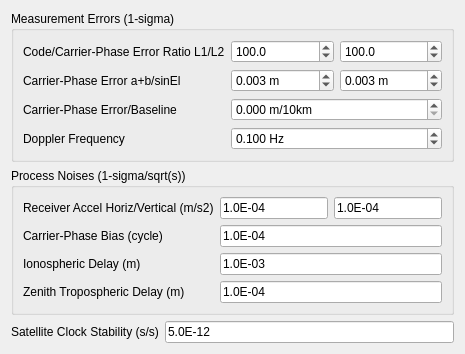
     <widget class="QWidget" name="TabSheet4">
      <property name="toolTip">
       <string/>
      </property>
      <attribute name="title">
       <string>S&amp;tatistics</string>
      </attribute>
      <layout class="QGridLayout" name="gridLayout_11">
       <item row="0" column="0" colspan="2">
        <widget class="QGroupBox" name="GroupBox3">
         <property name="toolTip">
          <string/>
         </property>
         <property name="title">
          <string>Measurement Errors (1-sigma)</string>
         </property>
         <layout class="QGridLayout" name="gridLayout_4">
          <item row="5" column="1" colspan="2">
           <widget class="QDoubleSpinBox" name="MeasErr4">
            <property name="suffix">
             <string> m/10km</string>
            </property>
            <property name="decimals">
             <number>3</number>
            </property>
           </widget>
          </item>
          <item row="1" column="1">
           <widget class="QDoubleSpinBox" name="MeasErrR1">
            <property name="decimals">
             <number>1</number>
            </property>
            <property name="maximum">
             <double>10000.000000000000000</double>
            </property>
            <property name="value">
             <double>100.000000000000000</double>
            </property>
           </widget>
          </item>
          <item row="1" column="2">
           <widget class="QDoubleSpinBox" name="MeasErrR2">
            <property name="decimals">
             <number>1</number>
            </property>
            <property name="maximum">
             <double>10000.000000000000000</double>
            </property>
            <property name="value">
             <double>100.000000000000000</double>
            </property>
           </widget>
          </item>
          <item row="3" column="1">
           <widget class="QDoubleSpinBox" name="MeasErr2">
            <property name="suffix">
             <string> m</string>
            </property>
            <property name="decimals">
             <number>3</number>
            </property>
            <property name="maximum">
             <double>100.000000000000000</double>
            </property>
            <property name="value">
             <double>0.003000000000000</double>
            </property>
           </widget>
          </item>
          <item row="3" column="2">
           <widget class="QDoubleSpinBox" name="MeasErr3">
            <property name="suffix">
             <string> m</string>
            </property>
            <property name="decimals">
             <number>3</number>
            </property>
            <property name="value">
             <double>0.003000000000000</double>
            </property>
           </widget>
          </item>
          <item row="3" column="0">
           <widget class="QLabel" name="Label7">
            <property name="enabled">
             <bool>true</bool>
            </property>
            <property name="toolTip">
             <string/>
            </property>
            <property name="text">
             <string>Carrier-Phase Error a+b/sinEl</string>
            </property>
           </widget>
          </item>
          <item row="5" column="0">
           <widget class="QLabel" name="Label16">
            <property name="enabled">
             <bool>true</bool>
            </property>
            <property name="toolTip">
             <string/>
            </property>
            <property name="text">
             <string>Carrier-Phase Error/Baseline</string>
            </property>
           </widget>
          </item>
          <item row="7" column="0">
           <widget class="QLabel" name="Label64">
            <property name="enabled">
             <bool>true</bool>
            </property>
            <property name="toolTip">
             <string/>
            </property>
            <property name="text">
             <string>Doppler Frequency</string>
            </property>
           </widget>
          </item>
          <item row="1" column="0">
           <widget class="QLabel" name="Label6">
            <property name="enabled">
             <bool>true</bool>
            </property>
            <property name="toolTip">
             <string/>
            </property>
            <property name="text">
             <string>Code/Carrier-Phase Error Ratio L1/L2</string>
            </property>
           </widget>
          </item>
          <item row="7" column="1" colspan="2">
           <widget class="QDoubleSpinBox" name="MeasErr5">
            <property name="suffix">
             <string> Hz</string>
            </property>
            <property name="decimals">
             <number>3</number>
            </property>
            <property name="value">
             <double>0.100000000000000</double>
            </property>
           </widget>
          </item>
         </layout>
        </widget>
       </item>
       <item row="5" column="0">
        <widget class="QLabel" name="Label29">
         <property name="enabled">
          <bool>true</bool>
         </property>
         <property name="toolTip">
          <string/>
         </property>
         <property name="text">
          <string>Satellite Clock Stability (s/s)</string>
         </property>
        </widget>
       </item>
       <item row="5" column="1">
        <widget class="QLineEdit" name="SatClkStab">
         <property name="enabled">
          <bool>true</bool>
         </property>
         <property name="toolTip">
          <string/>
         </property>
         <property name="text">
          <string>5.0E-12</string>
         </property>
        </widget>
       </item>
       <item row="4" column="0" colspan="2">
        <widget class="QGroupBox" name="GroupBox4">
         <property name="toolTip">
          <string/>
         </property>
         <property name="title">
          <string>Process Noises (1-sigma/sqrt(s))</string>
         </property>
         <layout class="QGridLayout" name="gridLayout_5">
          <item row="1" column="0">
           <widget class="QLabel" name="Label26">
            <property name="enabled">
             <bool>true</bool>
            </property>
            <property name="toolTip">
             <string/>
            </property>
            <property name="text">
             <string>Carrier-Phase Bias (cycle)</string>
            </property>
           </widget>
          </item>
          <item row="2" column="1" colspan="2">
           <widget class="QLineEdit" name="PrNoise2">
            <property name="enabled">
             <bool>true</bool>
            </property>
            <property name="toolTip">
             <string/>
            </property>
            <property name="text">
             <string>1.0E-03</string>
            </property>
           </widget>
          </item>
          <item row="2" column="0">
           <widget class="QLabel" name="Label27">
            <property name="enabled">
             <bool>true</bool>
            </property>
            <property name="toolTip">
             <string/>
            </property>
            <property name="text">
             <string>Ionospheric Delay (m)</string>
            </property>
           </widget>
          </item>
          <item row="0" column="0">
           <widget class="QLabel" name="Label10">
            <property name="enabled">
             <bool>true</bool>
            </property>
            <property name="toolTip">
             <string/>
            </property>
            <property name="text">
             <string>Receiver Accel Horiz/Vertical (m/s2)</string>
            </property>
           </widget>
          </item>
          <item row="0" column="1">
           <widget class="QLineEdit" name="PrNoise4">
            <property name="enabled">
             <bool>true</bool>
            </property>
            <property name="toolTip">
             <string/>
            </property>
            <property name="text">
             <string>1.0E-04</string>
            </property>
           </widget>
          </item>
          <item row="0" column="2">
           <widget class="QLineEdit" name="PrNoise5">
            <property name="enabled">
             <bool>true</bool>
            </property>
            <property name="toolTip">
             <string/>
            </property>
            <property name="text">
             <string>1.0E-04</string>
            </property>
           </widget>
          </item>
          <item row="3" column="0">
           <widget class="QLabel" name="Label28">
            <property name="enabled">
             <bool>true</bool>
            </property>
            <property name="toolTip">
             <string/>
            </property>
            <property name="text">
             <string>Zenith Tropospheric Delay (m)</string>
            </property>
           </widget>
          </item>
          <item row="3" column="1" colspan="2">
           <widget class="QLineEdit" name="PrNoise3">
            <property name="enabled">
             <bool>true</bool>
            </property>
            <property name="toolTip">
             <string/>
            </property>
            <property name="text">
             <string>1.0E-04</string>
            </property>
           </widget>
          </item>
          <item row="1" column="1" colspan="2">
           <widget class="QLineEdit" name="PrNoise1">
            <property name="enabled">
             <bool>true</bool>
            </property>
            <property name="toolTip">
             <string/>
            </property>
            <property name="text">
             <string>1.0E-04</string>
            </property>
           </widget>
          </item>
         </layout>
        </widget>
       </item>
      </layout>
     </widget>
